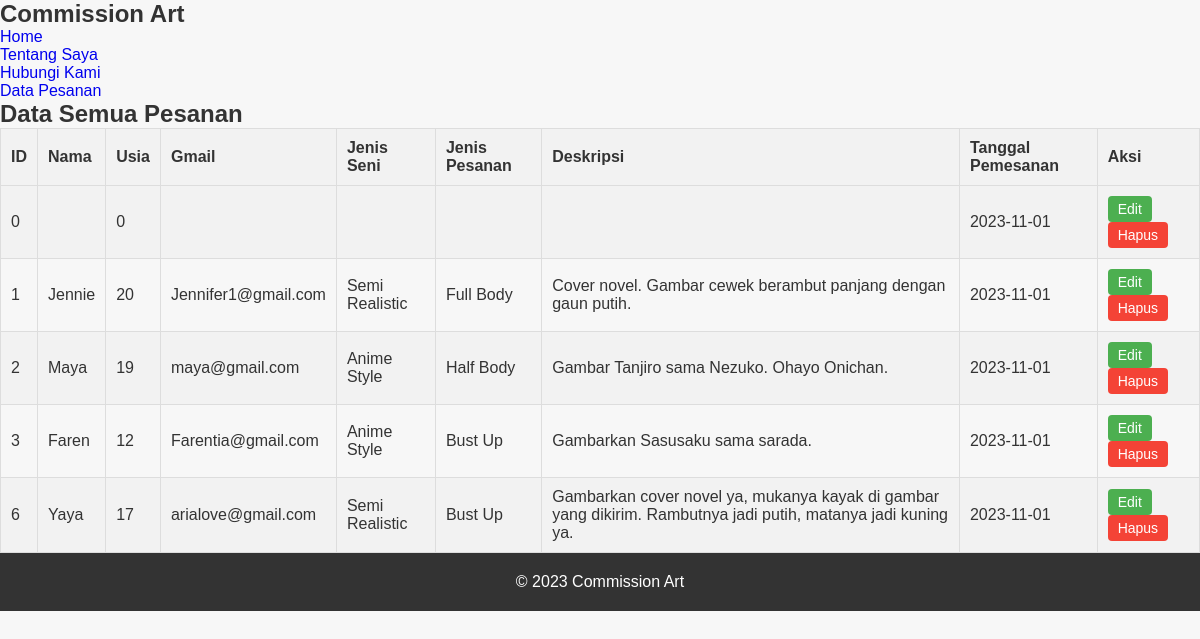
The app's page /detail.php with its own data.
### tables this page shows
CREATE TABLE `tb_art` (
  `id` int(10) NOT NULL,
  `jenisseni` varchar(50) NOT NULL,
  `jenispesanan` varchar(50) NOT NULL,
  `deskripsi` text NOT NULL,
  `gambar` varchar(255) NOT NULL,
  `nama` text NOT NULL,
  `age` int(20) NOT NULL,
  `gmail` varchar(25) NOT NULL,
  `katasandi` varchar(25) NOT NULL,
  `tanggal_pemesanan` date DEFAULT NULL
);

### detail.php (the view, shortened to what this page needs)
<!DOCTYPE html>
<html lang="en">
<head>
    <link rel="stylesheet" href="style-order.css">
    <link rel="stylesheet" href="style.css">
</head>
<body>
    <header>
        <nav>
            <div class="logo">
                <h1>Commission Art</h1>
            </div>
            <ul>
                <li><a href="home.php">Home</a></li>
                <li><a href="about.php">Tentang Saya</a></li>
                <li><a href="contact.php">Hubungi Kami</a></li>
                <li><a href="detail.php">Data Pesanan</a></li>
            </ul>
        </nav>
    </header>
    <main>
        <section class="order-list">
            <h2>Data Semua Pesanan</h2>
            <table>
                <tr>
                    <th>ID</th>
                    <th>Nama</th>
                    <th>Usia</th>
                    <th>Gmail</th>
                    <th>Jenis Seni</th>
                    <th>Jenis Pesanan</th>
                    <th>Deskripsi</th>
                    <th>Tanggal Pemesanan</th>
                    <th>Aksi</th>
                </tr>
                <?php
                $host = "localhost";
                $user = "root";
                $pass = "";
                $database = "comission";
                $koneksi = mysqli_connect($host, $user, $pass, $database);
                $query = "SELECT * FROM tb_art";
                $result = mysqli_query($koneksi, $query);
                if (mysqli_num_rows($result) > 0) {
                    while ($row = mysqli_fetch_assoc($result)) {
                        echo "<tr>";
                        echo "<td>" . $row["id"] . "</td>";
                        echo "<td>" . $row["nama"] . "</td>";
                        echo "<td>" . $row["age"] . "</td>";
                        echo "<td>" . $row["gmail"] . "</td>";
                        echo "<td>" . $row["jenisseni"] . "</td>";
                        echo "<td>" . $row["jenispesanan"] . "</td>";
                        echo "<td>" . $row["deskripsi"] . "</td>";
                        echo "<td>" . date("Y-m-d") . "</td>";
                        echo "<td>
                            <a href='edit_pesanan.php?id=" . $row["id"] . "' class='edit-button'>Edit</a>
                            <a href='hapus_pesanan.php?id=" . $row["id"] . "' class='delete-button'>Hapus</a>
                        </td>";
                        echo "</tr>";
                    }
                } else {
                    echo "<tr><td colspan='8'>Tidak ada data pesanan.</td></tr>";
                }
                ?>
            </table>
        </section>
    </main>
    <footer>
        <p>&copy; 2023 Commission Art</p>
    </footer>
</body>
</html>

### style-order.css (style rules this page uses)
table { width: 100%; border-collapse: collapse; }
table, th, td { border: 1px solid #ddd; }
th, td { padding: 10px; text-align: left; }
th { background-color: #f2f2f2; }
tr:nth-child(even) { background-color: #f2f2f2; }
.edit-button { background-color: #4CAF50; color: white; padding: 5px 10px; border: none; text-align: center; text-decoration: none; display: inline-block; font-size: 14px; border-radius: 4px; cursor: pointer; }
.delete-button { background-color: #f44336; color: white; padding: 5px 10px; border: none; text-align: center; text-decoration: none; display: inline-block; font-size: 14px; border-radius: 4px; cursor: pointer; }

### style.css (style rules this page uses)
body, h1, h2, p, ul, li, a { margin: 0; padding: 0; text-decoration: none; }
body { font-family: 'Arial', sans-serif; background-color: #f7f7f7; color: #333; }
footer { background-color: #333; color: #fff; text-align: center; padding: 20px 0; }

### records on screen
tb_art: id "0", age "0"
tb_art: id "1", nama "Jennie", age "20", gmail "Jennifer1@gmail.com", jenisseni "Semi Realistic", jenispesanan "Full Body", deskripsi "Cover novel. Gambar cewek berambut panjang dengan gaun putih."
tb_art: id "2", nama "Maya", age "19", gmail "maya@gmail.com", jenisseni "Anime Style", jenispesanan "Half Body", deskripsi "Gambar Tanjiro sama Nezuko. Ohayo Onichan."
tb_art: id "3", nama "Faren", age "12", gmail "Farentia@gmail.com", jenisseni "Anime Style", jenispesanan "Bust Up", deskripsi "Gambarkan Sasusaku sama sarada."
tb_art: id "6", nama "Yaya", age "17", gmail "arialove@gmail.com", jenisseni "Semi Realistic", jenispesanan "Bust Up", deskripsi "Gambarkan cover novel ya, mukanya kayak di gambar yang dikirim. Rambutnya jadi putih, matanya jadi kuning ya."
